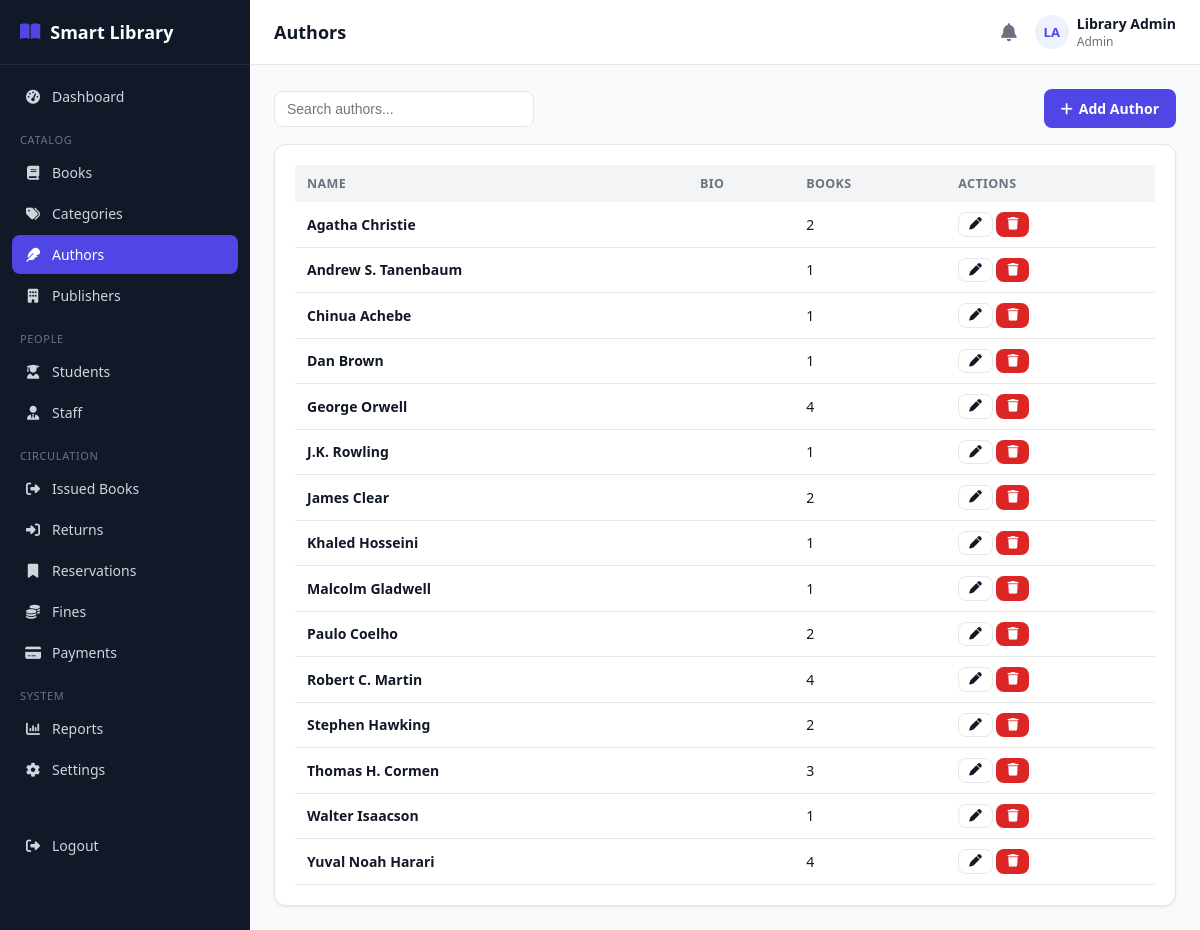
The page /admin/authors.php (signed in) on the database its author committed.
### tables this page shows
CREATE TABLE authors (
    id INT AUTO_INCREMENT PRIMARY KEY,
    name VARCHAR(150) NOT NULL,
    bio TEXT DEFAULT NULL
);

### includes/functions.php (called while the page is built, shortened)
<?php
function e($value) {
    return htmlspecialchars($value ?? '', ENT_QUOTES, 'UTF-8');
}
function basePath() {
    return '/smart-library';
}

### admin/authors.php (the view, shortened to what this page needs)
<?php
require_once __DIR__ . '/../includes/functions.php';
require_once __DIR__ . '/../includes/auth-check.php';
$pageTitle = 'Authors';
$currentPage = 'authors.php';
$authors = $pdo->query("
    SELECT a.*, COUNT(b.id) book_count FROM authors a
    LEFT JOIN books b ON b.author_id = a.id
    GROUP BY a.id ORDER BY a.name")->fetchAll();
include __DIR__ . '/../includes/header.php';
?>
<div class="table-toolbar">
    <input type="text" class="form-control" style="width:260px;" placeholder="Search authors..." data-search-input="authTable">
    <a href="authors.php?action=add" class="btn btn-primary"><i class="fa-solid fa-plus"></i> Add Author</a>
</div>
<div class="card">
    <?php if (!$authors): ?>
        <div class="empty-state"><i class="fa-solid fa-feather"></i>No authors yet.</div>
    <?php else: ?>
    <div class="table-wrap">
        <table class="data-table" id="authTable">
            <thead><tr><th>Name</th><th>Bio</th><th>Books</th><th>Actions</th></tr></thead>
            <tbody>
            <?php foreach ($authors as $a): ?>
                <tr>
                    <td><strong><?= e($a['name']) ?></strong></td>
                    <td class="text-muted"><?= e(mb_strimwidth($a['bio'] ?? '', 0, 60, '...')) ?></td>
                    <td><?= (int)$a['book_count'] ?></td>
                    <td>
                        <a class="btn btn-sm btn-outline" href="authors.php?edit=<?= $a['id'] ?>"><i class="fa-solid fa-pen"></i></a>
                        <form method="POST" style="display:inline;" data-confirm="Delete this author?">
                            <button class="btn btn-sm btn-danger" type="submit"><i class="fa-solid fa-trash"></i></button>
                        </form>
                    </td>
                </tr>
            <?php endforeach; ?>
            </tbody>
        </table>
    </div>
    <?php endif; ?>
</div>
<?php include __DIR__ . '/../includes/footer.php'; ?>

### includes/header.php (shortened to what this page needs)
<?php
$bp = basePath();
?>
<!DOCTYPE html>
<html lang="en">
<head>
<link rel="stylesheet" href="https://cdnjs.cloudflare.com/ajax/libs/font-awesome/6.5.1/css/all.min.css">
<link rel="stylesheet" href="<?= $bp ?>/assets/css/style.css">
</head>
<body>
<div class="app-shell">
    <?php include __DIR__ . '/sidebar.php'; ?>
    <div class="main">
        <?php include __DIR__ . '/navbar.php'; ?>
        <div class="content">

### includes/sidebar.php
<?php
$role = $_SESSION['role'] ?? '';
$currentPage = $currentPage ?? basename($_SERVER['PHP_SELF']);
$bp = basePath();
$menus = [
    'admin' => [
        ['Dashboard', 'dashboard.php', 'fa-gauge-high'],
        ['_section' => 'Catalog'],
        ['Books', 'books.php', 'fa-book'],
        ['Categories', 'categories.php', 'fa-tags'],
        ['Authors', 'authors.php', 'fa-feather'],
        ['Publishers', 'publishers.php', 'fa-building'],
        ['_section' => 'People'],
        ['Students', 'students.php', 'fa-user-graduate'],
        ['Staff', 'staff.php', 'fa-user-tie'],
        ['_section' => 'Circulation'],
        ['Issued Books', 'issues.php', 'fa-right-from-bracket'],
        ['Returns', 'returns.php', 'fa-right-to-bracket'],
        ['Reservations', 'reservations.php', 'fa-bookmark'],
        ['Fines', 'fines.php', 'fa-coins'],
        ['Payments', 'payments.php', 'fa-credit-card'],
        ['_section' => 'System'],
        ['Reports', 'reports.php', 'fa-chart-column'],
        ['Settings', 'settings.php', 'fa-gear'],
    ],
    'librarian' => [
        ['Dashboard', 'dashboard.php', 'fa-gauge-high'],
        ['_section' => 'Circulation'],
        ['Issue Book', 'issue-book.php', 'fa-right-from-bracket'],
        ['Return Book', 'return-book.php', 'fa-right-to-bracket'],
        ['Reservations', 'reservations.php', 'fa-bookmark'],
        ['Fines', 'fines.php', 'fa-coins'],
        ['_section' => 'Catalog'],
        ['Books', 'books.php', 'fa-book'],
        ['Students', 'students.php', 'fa-user-graduate'],
        ['_section' => ''],
        ['Reports', 'reports.php', 'fa-chart-column'],
    ],
    'student' => [
        ['Dashboard', 'dashboard.php', 'fa-gauge-high'],
        ['Browse Books', 'books.php', 'fa-book'],
        ['My Issued Books', 'issued-books.php', 'fa-right-from-bracket'],
        ['My Reservations', 'reservations.php', 'fa-bookmark'],
        ['My Fines', 'fines.php', 'fa-coins'],
        ['Notifications', 'notifications.php', 'fa-bell'],
        ['My Profile', 'profile.php', 'fa-user'],
    ],
];
$items = $menus[$role] ?? [];
?>
<aside class="sidebar">
    <div class="brand">
        <i class="fa-solid fa-book-open"></i>
        <span>Smart Library</span>
    </div>
    <nav>
        <?php foreach ($items as $item): ?>
            <?php if (isset($item['_section'])): ?>
                <?php if ($item['_section'] !== ''): ?>
                    <div class="nav-section-title"><?= e($item['_section']) ?></div>
                <?php endif; ?>
            <?php else: [$label, $file, $icon] = $item; ?>
                <a class="nav-link <?= $currentPage === $file ? 'active' : '' ?>" href="<?= e($file) ?>">
                    <i class="fa-solid <?= e($icon) ?>"></i> <?= e($label) ?>
                </a>
            <?php endif; ?>
        <?php endforeach; ?>
        <div class="nav-section-title">&nbsp;</div>
        <a class="nav-link" href="<?= $bp ?>/auth/logout.php">
            <i class="fa-solid fa-right-from-bracket"></i> Logout
        </a>
    </nav>
</aside>

### includes/navbar.php (shortened to what this page needs)
<?php
$initials = '';
foreach (explode(' ', $_SESSION['name'] ?? 'U') as $part) {
    $initials .= strtoupper(substr($part, 0, 1));
}
$initials = substr($initials, 0, 2);
$notifLink = match($_SESSION['role'] ?? '') {
    'student' => basePath() . '/student/notifications.php',
    default   => '#',
};
?>
<div class="topbar">
    <div class="flex items-center gap-2">
        <div class="page-title"><?= e($pageTitle ?? 'Dashboard') ?></div>
    </div>
    <div class="topbar-right">
        <a href="<?= e($notifLink) ?>" class="bell" title="Notifications">
            <i class="fa-solid fa-bell"></i>
        </a>
        <div class="user-chip">
            <div class="avatar"><?= e($initials) ?></div>
            <div>
                <div style="font-weight:600;"><?= e($_SESSION['name'] ?? '') ?></div>
                <div class="text-muted" style="font-size:12px;"><?= e(ucfirst($_SESSION['role'] ?? '')) ?></div>
            </div>
        </div>
    </div>
</div>

### includes/footer.php (shortened to what this page needs)
        </div>
    </div>
</div>
</body>
</html>

### assets/css/style.css (style rules this page uses)
:root { --primary: #4f46e5; --primary-dark: #4338ca; --primary-light: #eef2ff; --success: #16a34a; --success-light: #dcfce7; --warning: #ca8a04; --warning-light: #fef9c3; --danger: #dc2626; --danger-light: #fee2e2; --gray: #6b7280; --gray-light: #f3f4f6; --border: #e5e7eb; --text: #111827; --text-muted: #6b7280; --bg: #f9fafb; --white: #ffffff; --sidebar-w: 250px; --radius: 12px; --shadow: 0 1px 3px rgba(0,0,0,0.06), 0 1px 2px rgba(0,0,0,0.04); }
* { box-sizing: border-box; }
body { margin: 0; font-family: 'Segoe UI', system-ui, -apple-system, Roboto, sans-serif; background: var(--bg); color: var(--text); font-size: 15px; }
a { color: var(--primary); text-decoration: none; }
.app-shell { display: flex; min-height: 100vh; }
.sidebar { width: var(--sidebar-w); background: #111827; color: #d1d5db; flex-shrink: 0; display: flex; flex-direction: column; position: fixed; top: 0; bottom: 0; left: 0; overflow-y: auto; z-index: 40; transition: transform 0.2s ease; }
.sidebar .brand { padding: 20px; font-size: 18px; font-weight: 700; color: #fff; display: flex; align-items: center; gap: 10px; border-bottom: 1px solid rgba(255,255,255,0.08); }
.sidebar .brand i { color: var(--primary); }
.sidebar nav { padding: 12px; flex: 1; }
.sidebar .nav-section-title { font-size: 11px; text-transform: uppercase; letter-spacing: 0.06em; color: #6b7280; margin: 16px 8px 6px; }
.sidebar a.nav-link { display: flex; align-items: center; gap: 10px; padding: 10px 12px; border-radius: 8px; color: #d1d5db; font-size: 14px; margin-bottom: 2px; }
.sidebar a.nav-link.active { background: var(--primary); color: #fff; }
.sidebar a.nav-link i { width: 18px; text-align: center; }
.main { margin-left: var(--sidebar-w); flex: 1; min-width: 0; display: flex; flex-direction: column; }
.topbar { background: var(--white); border-bottom: 1px solid var(--border); padding: 14px 24px; display: flex; align-items: center; justify-content: space-between; position: sticky; top: 0; z-index: 30; }
.topbar .page-title { font-size: 18px; font-weight: 700; }
.topbar .topbar-right { display: flex; align-items: center; gap: 18px; }
.content { padding: 24px; flex: 1; }
.bell { position: relative; font-size: 18px; color: var(--gray); cursor: pointer; }
.user-chip { display: flex; align-items: center; gap: 8px; font-size: 14px; }
.user-chip .avatar { width: 34px; height: 34px; border-radius: 50%; background: var(--primary-light); color: var(--primary); display: flex; align-items: center; justify-content: center; font-weight: 700; font-size: 13px; }
.card { background: var(--white); border: 1px solid var(--border); border-radius: var(--radius); box-shadow: var(--shadow); padding: 20px; }
.btn { display: inline-flex; align-items: center; gap: 6px; padding: 9px 16px; border-radius: 8px; border: 1px solid transparent; font-size: 14px; font-weight: 600; cursor: pointer; text-decoration: none; }
.btn-primary { background: var(--primary); color: #fff; }
.btn-outline { background: #fff; border-color: var(--border); color: var(--text); }
.btn-danger { background: var(--danger); color: #fff; }
.btn-sm { padding: 5px 10px; font-size: 12.5px; }
.form-control { width: 100%; padding: 9px 12px; border: 1px solid var(--border); border-radius: 8px; font-size: 14px; background: #fff; color: var(--text); }
.table-wrap { overflow-x: auto; }
table.data-table { width: 100%; border-collapse: collapse; font-size: 14px; }
.data-table th { text-align: left; padding: 10px 12px; background: var(--gray-light); font-weight: 700; font-size: 12.5px; text-transform: uppercase; letter-spacing: 0.03em; color: var(--text-muted); white-space: nowrap; }
.data-table td { padding: 10px 12px; border-bottom: 1px solid var(--border); vertical-align: middle; }
.table-toolbar { display: flex; justify-content: space-between; align-items: center; margin-bottom: 16px; gap: 12px; flex-wrap: wrap; }
.text-muted { color: var(--text-muted); }
.flex { display: flex; }
.gap-2 { gap: 8px; }
.items-center { align-items: center; }

### rows shown on the page
authors: name "Agatha Christie", book_count "2"
authors: name "Andrew S. Tanenbaum", book_count "1"
authors: name "Chinua Achebe", book_count "1"
authors: name "Dan Brown", book_count "1"
authors: name "George Orwell", book_count "4"
authors: name "J.K. Rowling", book_count "1"
authors: name "James Clear", book_count "2"
authors: name "Khaled Hosseini", book_count "1"
authors: name "Malcolm Gladwell", book_count "1"
authors: name "Paulo Coelho", book_count "2"
authors: name "Robert C. Martin", book_count "4"
authors: name "Stephen Hawking", book_count "2"
authors: name "Thomas H. Cormen", book_count "3"
authors: name "Walter Isaacson", book_count "1"
authors: name "Yuval Noah Harari", book_count "4"

### other values the page prints
$label "Dashboard"
$item['_section'] "CATALOG"
$label "Books"
$label "Categories"
$label "Authors"
$label "Publishers"
$item['_section'] "PEOPLE"
$label "Students"
$label "Staff"
$item['_section'] "CIRCULATION"
$label "Issued Books"
$label "Returns"
$label "Reservations"
$label "Fines"
$label "Payments"
